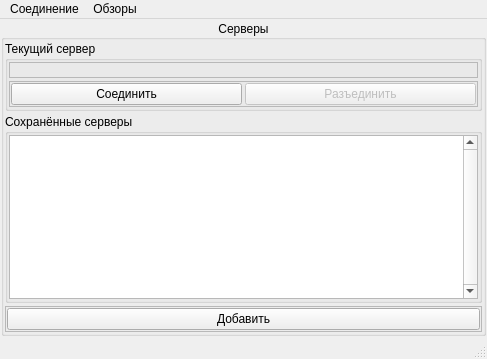
<?xml version="1.0" encoding="UTF-8"?>
<ui version="4.0">
 <class>MainWindow</class>
 <widget class="QMainWindow" name="MainWindow">
  <property name="geometry">
   <rect>
    <x>0</x>
    <y>0</y>
    <width>487</width>
    <height>359</height>
   </rect>
  </property>
  <property name="windowTitle">
   <string>Z-Editor</string>
  </property>
  <property name="windowIcon">
   <iconset resource="../Z-Hub/resources.qrc">
    <normaloff>:/icons/z-icon.ico</normaloff>:/icons/z-icon.ico</iconset>
  </property>
  <widget class="QWidget" name="centralWidget">
   <layout class="QVBoxLayout" name="verticalLayout">
    <property name="spacing">
     <number>3</number>
    </property>
    <property name="leftMargin">
     <number>1</number>
    </property>
    <property name="topMargin">
     <number>1</number>
    </property>
    <property name="rightMargin">
     <number>1</number>
    </property>
    <property name="bottomMargin">
     <number>1</number>
    </property>
    <item>
     <widget class="QGroupBox" name="groupBox_Servers">
      <property name="title">
       <string>Серверы</string>
      </property>
      <property name="alignment">
       <set>Qt::AlignCenter</set>
      </property>
      <layout class="QVBoxLayout" name="verticalLayout_4">
       <property name="spacing">
        <number>3</number>
       </property>
       <property name="leftMargin">
        <number>1</number>
       </property>
       <property name="topMargin">
        <number>1</number>
       </property>
       <property name="rightMargin">
        <number>1</number>
       </property>
       <property name="bottomMargin">
        <number>1</number>
       </property>
       <item>
        <widget class="QGroupBox" name="groupBox_CurrentServer">
         <property name="title">
          <string>Текущий сервер</string>
         </property>
         <layout class="QVBoxLayout" name="verticalLayout_3">
          <property name="spacing">
           <number>3</number>
          </property>
          <property name="leftMargin">
           <number>1</number>
          </property>
          <property name="topMargin">
           <number>1</number>
          </property>
          <property name="rightMargin">
           <number>1</number>
          </property>
          <property name="bottomMargin">
           <number>1</number>
          </property>
          <item>
           <widget class="QLabel" name="label_CurrentServer">
            <property name="frameShape">
             <enum>QFrame::StyledPanel</enum>
            </property>
            <property name="frameShadow">
             <enum>QFrame::Raised</enum>
            </property>
            <property name="midLineWidth">
             <number>4</number>
            </property>
            <property name="text">
             <string/>
            </property>
            <property name="textInteractionFlags">
             <set>Qt::NoTextInteraction</set>
            </property>
           </widget>
          </item>
          <item>
           <widget class="QFrame" name="frame_ConnectionButtons">
            <property name="frameShape">
             <enum>QFrame::StyledPanel</enum>
            </property>
            <property name="frameShadow">
             <enum>QFrame::Raised</enum>
            </property>
            <layout class="QHBoxLayout" name="horizontalLayout_2">
             <property name="spacing">
              <number>3</number>
             </property>
             <property name="leftMargin">
              <number>1</number>
             </property>
             <property name="topMargin">
              <number>1</number>
             </property>
             <property name="rightMargin">
              <number>1</number>
             </property>
             <property name="bottomMargin">
              <number>1</number>
             </property>
             <item>
              <widget class="QPushButton" name="pushButton_Connect">
               <property name="text">
                <string>Соединить</string>
               </property>
              </widget>
             </item>
             <item>
              <widget class="QPushButton" name="pushButton_Disconnect">
               <property name="enabled">
                <bool>false</bool>
               </property>
               <property name="text">
                <string>Разъединить</string>
               </property>
              </widget>
             </item>
            </layout>
           </widget>
          </item>
         </layout>
        </widget>
       </item>
       <item>
        <widget class="QGroupBox" name="groupBox_AvailableServers">
         <property name="title">
          <string>Сохранённые серверы</string>
         </property>
         <layout class="QVBoxLayout" name="verticalLayout_2">
          <property name="spacing">
           <number>3</number>
          </property>
          <property name="leftMargin">
           <number>1</number>
          </property>
          <property name="topMargin">
           <number>1</number>
          </property>
          <property name="rightMargin">
           <number>1</number>
          </property>
          <property name="bottomMargin">
           <number>1</number>
          </property>
          <item>
           <widget class="QListWidget" name="listWidget_Servers">
            <property name="verticalScrollBarPolicy">
             <enum>Qt::ScrollBarAlwaysOn</enum>
            </property>
            <property name="editTriggers">
             <set>QAbstractItemView::NoEditTriggers</set>
            </property>
            <property name="showDropIndicator" stdset="0">
             <bool>false</bool>
            </property>
            <property name="sortingEnabled">
             <bool>true</bool>
            </property>
           </widget>
          </item>
         </layout>
        </widget>
       </item>
       <item>
        <widget class="QFrame" name="frame_ServerActions">
         <property name="frameShape">
          <enum>QFrame::StyledPanel</enum>
         </property>
         <property name="frameShadow">
          <enum>QFrame::Raised</enum>
         </property>
         <layout class="QHBoxLayout" name="horizontalLayout">
          <property name="spacing">
           <number>3</number>
          </property>
          <property name="leftMargin">
           <number>1</number>
          </property>
          <property name="topMargin">
           <number>1</number>
          </property>
          <property name="rightMargin">
           <number>1</number>
          </property>
          <property name="bottomMargin">
           <number>1</number>
          </property>
          <item>
           <widget class="QPushButton" name="pushButton_Add">
            <property name="text">
             <string>Добавить</string>
            </property>
           </widget>
          </item>
         </layout>
        </widget>
       </item>
      </layout>
     </widget>
    </item>
   </layout>
  </widget>
  <widget class="QMenuBar" name="menuBar">
   <property name="geometry">
    <rect>
     <x>0</x>
     <y>0</y>
     <width>487</width>
     <height>21</height>
    </rect>
   </property>
   <widget class="QMenu" name="menuView">
    <property name="title">
     <string>Обзоры</string>
    </property>
    <addaction name="actionSchematic"/>
   </widget>
   <widget class="QMenu" name="menuConnection">
    <property name="title">
     <string>Соединение</string>
    </property>
    <addaction name="actionConnect_at_startup"/>
   </widget>
   <addaction name="menuConnection"/>
   <addaction name="menuView"/>
  </widget>
  <widget class="QStatusBar" name="statusBar"/>
  <action name="actionSchematic">
   <property name="checkable">
    <bool>true</bool>
   </property>
   <property name="text">
    <string>Схематический</string>
   </property>
  </action>
  <action name="actionConnect_at_startup">
   <property name="checkable">
    <bool>true</bool>
   </property>
   <property name="text">
    <string>Соединить при запуске</string>
   </property>
  </action>
 </widget>
 <layoutdefault spacing="6" margin="11"/>
 <resources>
  <include location="../Z-Hub/resources.qrc"/>
 </resources>
 <connections/>
</ui>
